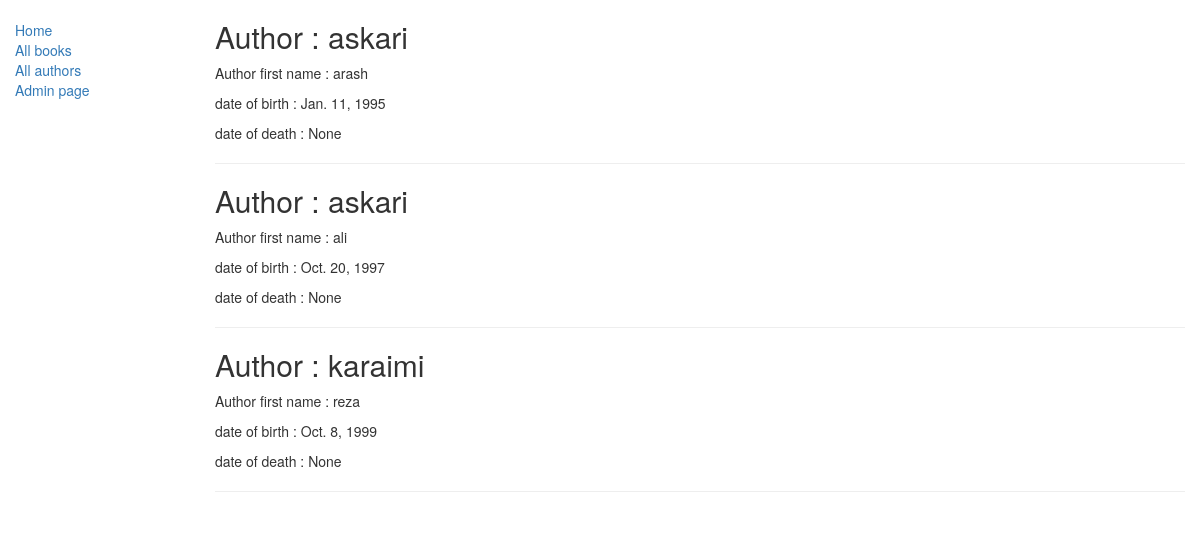
Screenshot of /catalog/authors/ with the database file from the repository.
### catalog/models.py (models this page shows, shortened)
class Author (models.Model):
    first_name = models.CharField(max_length = 100)
    last_name = models.CharField(max_length = 100)
    date_of_birth = models.DateField(null = True , blank = True)
    date_of_death = models.DateField('Died' , null = True , blank = True)

### catalog/views.py (the view)
class AuthorlistView (generic.ListView):
    model = models.Author
    templet_name = 'catalog/author_list.html'

### catalog/templates/catalog/author_list.html
{% extends "catalog/base_generic.html" %}
{% block content %}
    {% for author in author_list %}
        <h2>Author : {{author.last_name}} </h2>
        <p>Author first name : {{author.first_name}} </p>
        <p>date of birth : {{author.date_of_birth}} </p>
        <p>date of death : {{author.date_of_death}} </p>
        <hr>
    {% endfor %}
{% endblock %}

### rows the page displays
Author: last_name "askari", first_name "arash", date_of_birth "Jan. 11, 1995", date_of_death "None"
Author: last_name "askari", first_name "ali", date_of_birth "Oct. 20, 1997", date_of_death "None"
Author: last_name "karaimi", first_name "reza", date_of_birth "Oct. 8, 1999", date_of_death "None"
